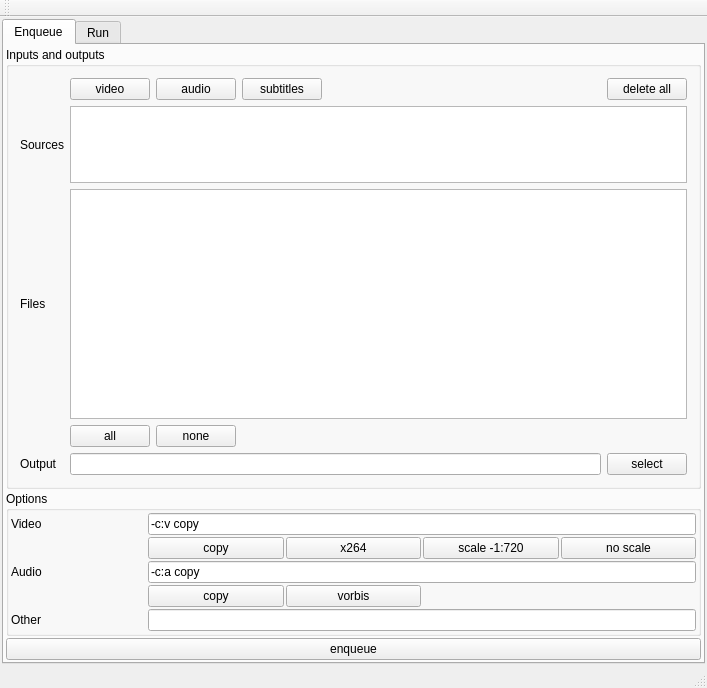
<?xml version="1.0" encoding="UTF-8"?>
<ui version="4.0">
 <class>MainWindow</class>
 <widget class="QMainWindow" name="MainWindow">
  <property name="geometry">
   <rect>
    <x>0</x>
    <y>0</y>
    <width>707</width>
    <height>688</height>
   </rect>
  </property>
  <property name="windowTitle">
   <string>mugi-ffmpeg</string>
  </property>
  <widget class="QWidget" name="centralWidget">
   <layout class="QVBoxLayout" name="verticalLayout_2">
    <property name="spacing">
     <number>2</number>
    </property>
    <property name="margin">
     <number>2</number>
    </property>
    <item>
     <widget class="QTabWidget" name="proceed">
      <property name="currentIndex">
       <number>0</number>
      </property>
      <widget class="QWidget" name="tab">
       <attribute name="title">
        <string>Enqueue</string>
       </attribute>
       <layout class="QVBoxLayout" name="verticalLayout">
        <property name="spacing">
         <number>2</number>
        </property>
        <property name="margin">
         <number>2</number>
        </property>
        <item>
         <widget class="QGroupBox" name="groupBox">
          <property name="title">
           <string>Inputs and outputs</string>
          </property>
          <layout class="QGridLayout" name="gridLayout" rowstretch="0,1,3,0,0" rowminimumheight="0,0,0,0,0">
           <item row="0" column="1">
            <layout class="QHBoxLayout" name="horizontalLayout">
             <item>
              <widget class="QPushButton" name="addVideo">
               <property name="text">
                <string>video</string>
               </property>
              </widget>
             </item>
             <item>
              <widget class="QPushButton" name="addAudio">
               <property name="text">
                <string>audio</string>
               </property>
              </widget>
             </item>
             <item>
              <widget class="QPushButton" name="addSubtitles">
               <property name="text">
                <string>subtitles</string>
               </property>
              </widget>
             </item>
             <item>
              <spacer name="horizontalSpacer">
               <property name="orientation">
                <enum>Qt::Horizontal</enum>
               </property>
               <property name="sizeHint" stdset="0">
                <size>
                 <width>40</width>
                 <height>20</height>
                </size>
               </property>
              </spacer>
             </item>
             <item>
              <widget class="QPushButton" name="deleteAllSources">
               <property name="text">
                <string>delete all</string>
               </property>
              </widget>
             </item>
            </layout>
           </item>
           <item row="1" column="0">
            <widget class="QLabel" name="label">
             <property name="text">
              <string>Sources</string>
             </property>
            </widget>
           </item>
           <item row="2" column="0">
            <widget class="QLabel" name="label_3">
             <property name="text">
              <string>Files</string>
             </property>
            </widget>
           </item>
           <item row="4" column="0">
            <widget class="QLabel" name="label_4">
             <property name="text">
              <string>Output</string>
             </property>
            </widget>
           </item>
           <item row="1" column="1">
            <widget class="QTableView" name="sources">
             <property name="selectionBehavior">
              <enum>QAbstractItemView::SelectRows</enum>
             </property>
             <attribute name="horizontalHeaderVisible">
              <bool>false</bool>
             </attribute>
             <attribute name="horizontalHeaderStretchLastSection">
              <bool>true</bool>
             </attribute>
             <attribute name="verticalHeaderVisible">
              <bool>false</bool>
             </attribute>
            </widget>
           </item>
           <item row="2" column="1">
            <widget class="QListWidget" name="files"/>
           </item>
           <item row="3" column="1">
            <layout class="QHBoxLayout" name="horizontalLayout_2">
             <item>
              <widget class="QPushButton" name="selectAllFiles">
               <property name="text">
                <string>all</string>
               </property>
              </widget>
             </item>
             <item>
              <widget class="QPushButton" name="unselectAllFiles">
               <property name="text">
                <string>none</string>
               </property>
              </widget>
             </item>
             <item>
              <spacer name="horizontalSpacer_2">
               <property name="orientation">
                <enum>Qt::Horizontal</enum>
               </property>
               <property name="sizeHint" stdset="0">
                <size>
                 <width>40</width>
                 <height>20</height>
                </size>
               </property>
              </spacer>
             </item>
            </layout>
           </item>
           <item row="4" column="1">
            <layout class="QHBoxLayout" name="horizontalLayout_3">
             <item>
              <widget class="QLineEdit" name="output">
               <property name="text">
                <string/>
               </property>
              </widget>
             </item>
             <item>
              <widget class="QPushButton" name="selectOutputDirectory">
               <property name="text">
                <string>select</string>
               </property>
              </widget>
             </item>
            </layout>
           </item>
          </layout>
         </widget>
        </item>
        <item>
         <widget class="QGroupBox" name="groupBox_2">
          <property name="title">
           <string>Options</string>
          </property>
          <layout class="QGridLayout" name="gridLayout_2" columnstretch="0,0,0,0,0">
           <property name="margin">
            <number>2</number>
           </property>
           <property name="spacing">
            <number>2</number>
           </property>
           <item row="2" column="1" colspan="4">
            <widget class="QLineEdit" name="optionsAudio">
             <property name="inputMask">
              <string/>
             </property>
             <property name="text">
              <string>-c:a copy</string>
             </property>
            </widget>
           </item>
           <item row="1" column="3">
            <widget class="QPushButton" name="scale720">
             <property name="text">
              <string>scale -1:720</string>
             </property>
            </widget>
           </item>
           <item row="4" column="0">
            <widget class="QLabel" name="label_7">
             <property name="text">
              <string>Other</string>
             </property>
            </widget>
           </item>
           <item row="3" column="2">
            <widget class="QPushButton" name="vorbis">
             <property name="text">
              <string>vorbis</string>
             </property>
            </widget>
           </item>
           <item row="1" column="4">
            <widget class="QPushButton" name="noScale">
             <property name="text">
              <string>no scale</string>
             </property>
            </widget>
           </item>
           <item row="0" column="1" colspan="4">
            <widget class="QLineEdit" name="optionsVideo">
             <property name="text">
              <string>-c:v copy</string>
             </property>
            </widget>
           </item>
           <item row="4" column="1" colspan="4">
            <widget class="QLineEdit" name="optionsOther">
             <property name="text">
              <string/>
             </property>
            </widget>
           </item>
           <item row="0" column="0">
            <widget class="QLabel" name="label_5">
             <property name="text">
              <string>Video</string>
             </property>
            </widget>
           </item>
           <item row="2" column="0">
            <widget class="QLabel" name="label_6">
             <property name="text">
              <string>Audio</string>
             </property>
            </widget>
           </item>
           <item row="1" column="2">
            <widget class="QPushButton" name="x264">
             <property name="text">
              <string>x264</string>
             </property>
            </widget>
           </item>
           <item row="1" column="1">
            <widget class="QPushButton" name="videoCopy">
             <property name="text">
              <string>copy</string>
             </property>
            </widget>
           </item>
           <item row="3" column="1">
            <widget class="QPushButton" name="audioCopy">
             <property name="text">
              <string>copy</string>
             </property>
            </widget>
           </item>
          </layout>
         </widget>
        </item>
        <item>
         <widget class="QPushButton" name="enqueue">
          <property name="text">
           <string>enqueue</string>
          </property>
         </widget>
        </item>
       </layout>
      </widget>
      <widget class="QWidget" name="tab_2">
       <attribute name="title">
        <string>Run</string>
       </attribute>
       <layout class="QVBoxLayout" name="verticalLayout_4" stretch="2,1,0">
        <item>
         <widget class="QGroupBox" name="groupBox_3">
          <property name="title">
           <string>Tasks</string>
          </property>
          <layout class="QVBoxLayout" name="verticalLayout_3">
           <item>
            <widget class="QTableView" name="tasks">
             <attribute name="horizontalHeaderVisible">
              <bool>false</bool>
             </attribute>
             <attribute name="horizontalHeaderStretchLastSection">
              <bool>true</bool>
             </attribute>
             <attribute name="verticalHeaderDefaultSectionSize">
              <number>50</number>
             </attribute>
            </widget>
           </item>
           <item>
            <layout class="QHBoxLayout" name="horizontalLayout_5">
             <item>
              <widget class="QPushButton" name="deleteCompleteTasks">
               <property name="text">
                <string>delete complete</string>
               </property>
              </widget>
             </item>
             <item>
              <widget class="QPushButton" name="deleteAllTasks">
               <property name="text">
                <string>delete all</string>
               </property>
              </widget>
             </item>
             <item>
              <spacer name="horizontalSpacer_4">
               <property name="orientation">
                <enum>Qt::Horizontal</enum>
               </property>
               <property name="sizeHint" stdset="0">
                <size>
                 <width>40</width>
                 <height>20</height>
                </size>
               </property>
              </spacer>
             </item>
            </layout>
           </item>
          </layout>
         </widget>
        </item>
        <item>
         <widget class="QGroupBox" name="groupBox_4">
          <property name="title">
           <string>Progress</string>
          </property>
          <layout class="QGridLayout" name="gridLayout_3">
           <item row="0" column="1">
            <widget class="QProgressBar" name="progressTotal"/>
           </item>
           <item row="2" column="0" colspan="2">
            <widget class="QPlainTextEdit" name="log"/>
           </item>
           <item row="1" column="1">
            <widget class="QLabel" name="time">
             <property name="text">
              <string>Time</string>
             </property>
            </widget>
           </item>
          </layout>
         </widget>
        </item>
        <item>
         <layout class="QHBoxLayout" name="horizontalLayout_4">
          <item>
           <widget class="QCheckBox" name="overwrite">
            <property name="text">
             <string>overwrite existing</string>
            </property>
           </widget>
          </item>
          <item>
           <spacer name="horizontalSpacer_5">
            <property name="orientation">
             <enum>Qt::Horizontal</enum>
            </property>
            <property name="sizeHint" stdset="0">
             <size>
              <width>40</width>
              <height>20</height>
             </size>
            </property>
           </spacer>
          </item>
          <item>
           <widget class="QPushButton" name="run">
            <property name="text">
             <string>run</string>
            </property>
           </widget>
          </item>
          <item>
           <widget class="QPushButton" name="stopAfterCurrent">
            <property name="text">
             <string>stop after current</string>
            </property>
           </widget>
          </item>
          <item>
           <widget class="QPushButton" name="abort">
            <property name="text">
             <string>abort</string>
            </property>
           </widget>
          </item>
         </layout>
        </item>
       </layout>
      </widget>
     </widget>
    </item>
   </layout>
  </widget>
  <widget class="QMenuBar" name="menuBar">
   <property name="geometry">
    <rect>
     <x>0</x>
     <y>0</y>
     <width>707</width>
     <height>26</height>
    </rect>
   </property>
  </widget>
  <widget class="QToolBar" name="mainToolBar">
   <attribute name="toolBarArea">
    <enum>TopToolBarArea</enum>
   </attribute>
   <attribute name="toolBarBreak">
    <bool>false</bool>
   </attribute>
  </widget>
  <widget class="QStatusBar" name="statusBar"/>
  <action name="settings">
   <property name="text">
    <string>&amp;Settings</string>
   </property>
  </action>
 </widget>
 <layoutdefault spacing="6" margin="11"/>
 <resources/>
 <connections/>
</ui>
